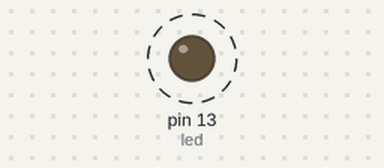
This sketch was run on a simulated Arduino Uno, built with avr-gcc and run on an emulated ATmega328P. Shown: output pins drawn as LEDs (lit = HIGH). Dashed ring = blinking. What the sketch prints to the serial monitor is not drawn.

Above: at 0.05 s.
Timing chart, 0 to 3.0 s (numbered marks = the images above):
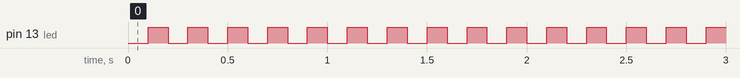

The sketch:

millis_ile_led.ino
```cpp
const byte led=13;
byte led_durumu=LOW;
unsigned long onceki_zaman=0;
unsigned long simdiki_zaman=0;
const long led_suresi=100;

void setup() {
  Serial.begin(9600);
  //Serial.println(millis());
  pinMode(led, OUTPUT);
}

void loop() {
  simdiki_zaman = millis();
  if(simdiki_zaman - onceki_zaman >= led_suresi){
    if(led_durumu == LOW){
      led_durumu = HIGH;
    }
    else{
      led_durumu = LOW;
    }
    digitalWrite(led, led_durumu);
    Serial.println("Simdiki Zaman: " + String(simdiki_zaman) + " Onceki Zaman: " + String(onceki_zaman) + " Fark: " + String(simdiki_zaman - onceki_zaman));
    onceki_zaman = simdiki_zaman;
  }
}
```

Measured:
- by itself, pin 13 (led): alternates HIGH for 0.10 s and LOW for 0.10 s
